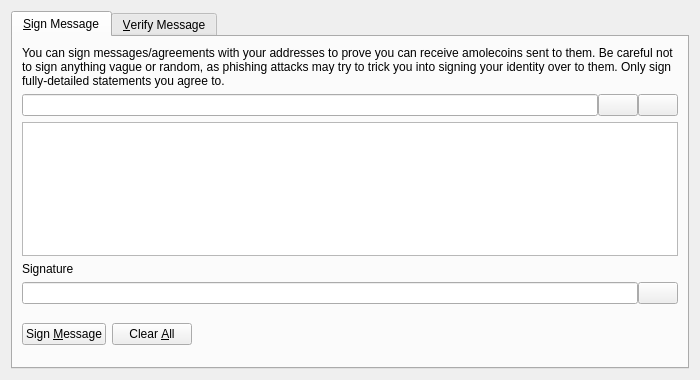
<?xml version="1.0" encoding="UTF-8"?>
<ui version="4.0">
 <class>SignVerifyMessageDialog</class>
 <widget class="QDialog" name="SignVerifyMessageDialog">
  <property name="geometry">
   <rect>
    <x>0</x>
    <y>0</y>
    <width>700</width>
    <height>380</height>
   </rect>
  </property>
  <property name="windowTitle">
   <string>Signatures - Sign / Verify a Message</string>
  </property>
  <property name="modal">
   <bool>true</bool>
  </property>
  <layout class="QVBoxLayout" name="verticalLayout">
   <item>
    <widget class="QTabWidget" name="tabWidget">
     <property name="currentIndex">
      <number>0</number>
     </property>
     <widget class="QWidget" name="tabSignMessage">
      <attribute name="title">
       <string>&amp;Sign Message</string>
      </attribute>
      <layout class="QVBoxLayout" name="verticalLayout_SM">
       <item>
        <widget class="QLabel" name="infoLabel_SM">
         <property name="text">
          <string>You can sign messages/agreements with your addresses to prove you can receive amolecoins sent to them. Be careful not to sign anything vague or random, as phishing attacks may try to trick you into signing your identity over to them. Only sign fully-detailed statements you agree to.</string>
         </property>
         <property name="textFormat">
          <enum>Qt::PlainText</enum>
         </property>
         <property name="wordWrap">
          <bool>true</bool>
         </property>
        </widget>
       </item>
       <item>
        <layout class="QHBoxLayout" name="horizontalLayout_1_SM">
         <property name="spacing">
          <number>0</number>
         </property>
         <item>
          <widget class="QValidatedLineEdit" name="addressIn_SM">
           <property name="toolTip">
            <string>The amolecoin address to sign the message with</string>
           </property>
          </widget>
         </item>
         <item>
          <widget class="QPushButton" name="addressBookButton_SM">
           <property name="toolTip">
            <string>Choose previously used address</string>
           </property>
           <property name="text">
            <string/>
           </property>
           <property name="icon">
            <iconset resource="../bitcoin.qrc">
             <normaloff>:/icons/address-book</normaloff>:/icons/address-book</iconset>
           </property>
           <property name="shortcut">
            <string>Alt+A</string>
           </property>
           <property name="autoDefault">
            <bool>false</bool>
           </property>
          </widget>
         </item>
         <item>
          <widget class="QPushButton" name="pasteButton_SM">
           <property name="toolTip">
            <string>Paste address from clipboard</string>
           </property>
           <property name="text">
            <string/>
           </property>
           <property name="icon">
            <iconset resource="../bitcoin.qrc">
             <normaloff>:/icons/editpaste</normaloff>:/icons/editpaste</iconset>
           </property>
           <property name="shortcut">
            <string>Alt+P</string>
           </property>
           <property name="autoDefault">
            <bool>false</bool>
           </property>
          </widget>
         </item>
        </layout>
       </item>
       <item>
        <widget class="QPlainTextEdit" name="messageIn_SM">
         <property name="toolTip">
          <string>Enter the message you want to sign here</string>
         </property>
        </widget>
       </item>
       <item>
        <widget class="QLabel" name="signatureLabel_SM">
         <property name="text">
          <string>Signature</string>
         </property>
         <property name="textFormat">
          <enum>Qt::PlainText</enum>
         </property>
        </widget>
       </item>
       <item>
        <layout class="QHBoxLayout" name="horizontalLayout_2_SM">
         <property name="spacing">
          <number>0</number>
         </property>
         <item>
          <widget class="QLineEdit" name="signatureOut_SM">
           <property name="font">
            <font>
             <italic>true</italic>
            </font>
           </property>
           <property name="readOnly">
            <bool>true</bool>
           </property>
          </widget>
         </item>
         <item>
          <widget class="QPushButton" name="copySignatureButton_SM">
           <property name="toolTip">
            <string>Copy the current signature to the system clipboard</string>
           </property>
           <property name="text">
            <string/>
           </property>
           <property name="icon">
            <iconset resource="../bitcoin.qrc">
             <normaloff>:/icons/editcopy</normaloff>:/icons/editcopy</iconset>
           </property>
           <property name="autoDefault">
            <bool>false</bool>
           </property>
          </widget>
         </item>
        </layout>
       </item>
       <item>
        <layout class="QHBoxLayout" name="horizontalLayout_3_SM">
         <item>
          <widget class="QPushButton" name="signMessageButton_SM">
           <property name="toolTip">
            <string>Sign the message to prove you own this amolecoin address</string>
           </property>
           <property name="text">
            <string>Sign &amp;Message</string>
           </property>
           <property name="icon">
            <iconset resource="../bitcoin.qrc">
             <normaloff>:/icons/edit</normaloff>:/icons/edit</iconset>
           </property>
           <property name="autoDefault">
            <bool>false</bool>
           </property>
          </widget>
         </item>
         <item>
          <widget class="QPushButton" name="clearButton_SM">
           <property name="toolTip">
            <string>Reset all sign message fields</string>
           </property>
           <property name="text">
            <string>Clear &amp;All</string>
           </property>
           <property name="icon">
            <iconset resource="../bitcoin.qrc">
             <normaloff>:/icons/remove</normaloff>:/icons/remove</iconset>
           </property>
           <property name="autoDefault">
            <bool>false</bool>
           </property>
          </widget>
         </item>
         <item>
          <spacer name="horizontalSpacer_1_SM">
           <property name="orientation">
            <enum>Qt::Horizontal</enum>
           </property>
           <property name="sizeHint" stdset="0">
            <size>
             <width>40</width>
             <height>48</height>
            </size>
           </property>
          </spacer>
         </item>
         <item>
          <widget class="QLabel" name="statusLabel_SM">
           <property name="font">
            <font>
             <weight>75</weight>
             <bold>true</bold>
            </font>
           </property>
           <property name="text">
            <string/>
           </property>
           <property name="wordWrap">
            <bool>true</bool>
           </property>
          </widget>
         </item>
         <item>
          <spacer name="horizontalSpacer_2_SM">
           <property name="orientation">
            <enum>Qt::Horizontal</enum>
           </property>
           <property name="sizeHint" stdset="0">
            <size>
             <width>40</width>
             <height>48</height>
            </size>
           </property>
          </spacer>
         </item>
        </layout>
       </item>
      </layout>
     </widget>
     <widget class="QWidget" name="tabVerifyMessage">
      <attribute name="title">
       <string>&amp;Verify Message</string>
      </attribute>
      <layout class="QVBoxLayout" name="verticalLayout_VM">
       <item>
        <widget class="QLabel" name="infoLabel_VM">
         <property name="text">
          <string>Enter the receiver's address, message (ensure you copy line breaks, spaces, tabs, etc. exactly) and signature below to verify the message. Be careful not to read more into the signature than what is in the signed message itself, to avoid being tricked by a man-in-the-middle attack. Note that this only proves the signing party receives with the address, it cannot prove sendership of any transaction!</string>
         </property>
         <property name="textFormat">
          <enum>Qt::PlainText</enum>
         </property>
         <property name="alignment">
          <set>Qt::AlignLeading|Qt::AlignLeft|Qt::AlignTop</set>
         </property>
         <property name="wordWrap">
          <bool>true</bool>
         </property>
        </widget>
       </item>
       <item>
        <layout class="QHBoxLayout" name="horizontalLayout_1_VM">
         <property name="spacing">
          <number>0</number>
         </property>
         <item>
          <widget class="QValidatedLineEdit" name="addressIn_VM">
           <property name="toolTip">
            <string>The amolecoin address the message was signed with</string>
           </property>
          </widget>
         </item>
         <item>
          <widget class="QPushButton" name="addressBookButton_VM">
           <property name="toolTip">
            <string>Choose previously used address</string>
           </property>
           <property name="text">
            <string/>
           </property>
           <property name="icon">
            <iconset resource="../bitcoin.qrc">
             <normaloff>:/icons/address-book</normaloff>:/icons/address-book</iconset>
           </property>
           <property name="shortcut">
            <string>Alt+A</string>
           </property>
           <property name="autoDefault">
            <bool>false</bool>
           </property>
          </widget>
         </item>
        </layout>
       </item>
       <item>
        <widget class="QPlainTextEdit" name="messageIn_VM"/>
       </item>
       <item>
        <widget class="QValidatedLineEdit" name="signatureIn_VM"/>
       </item>
       <item>
        <layout class="QHBoxLayout" name="horizontalLayout_2_VM">
         <item>
          <widget class="QPushButton" name="verifyMessageButton_VM">
           <property name="toolTip">
            <string>Verify the message to ensure it was signed with the specified amolecoin address</string>
           </property>
           <property name="text">
            <string>Verify &amp;Message</string>
           </property>
           <property name="icon">
            <iconset resource="../bitcoin.qrc">
             <normaloff>:/icons/transaction_0</normaloff>:/icons/transaction_0</iconset>
           </property>
           <property name="autoDefault">
            <bool>false</bool>
           </property>
          </widget>
         </item>
         <item>
          <widget class="QPushButton" name="clearButton_VM">
           <property name="toolTip">
            <string>Reset all verify message fields</string>
           </property>
           <property name="text">
            <string>Clear &amp;All</string>
           </property>
           <property name="icon">
            <iconset resource="../bitcoin.qrc">
             <normaloff>:/icons/remove</normaloff>:/icons/remove</iconset>
           </property>
           <property name="autoDefault">
            <bool>false</bool>
           </property>
          </widget>
         </item>
         <item>
          <spacer name="horizontalSpacer_1_VM">
           <property name="orientation">
            <enum>Qt::Horizontal</enum>
           </property>
           <property name="sizeHint" stdset="0">
            <size>
             <width>40</width>
             <height>48</height>
            </size>
           </property>
          </spacer>
         </item>
         <item>
          <widget class="QLabel" name="statusLabel_VM">
           <property name="font">
            <font>
             <weight>75</weight>
             <bold>true</bold>
            </font>
           </property>
           <property name="text">
            <string/>
           </property>
           <property name="wordWrap">
            <bool>true</bool>
           </property>
          </widget>
         </item>
         <item>
          <spacer name="horizontalSpacer_2_VM">
           <property name="orientation">
            <enum>Qt::Horizontal</enum>
           </property>
           <property name="sizeHint" stdset="0">
            <size>
             <width>40</width>
             <height>48</height>
            </size>
           </property>
          </spacer>
         </item>
        </layout>
       </item>
      </layout>
     </widget>
    </widget>
   </item>
  </layout>
 </widget>
 <customwidgets>
  <customwidget>
   <class>QValidatedLineEdit</class>
   <extends>QLineEdit</extends>
   <header>qvalidatedlineedit.h</header>
  </customwidget>
 </customwidgets>
 <resources>
  <include location="../bitcoin.qrc"/>
 </resources>
 <connections/>
</ui>
